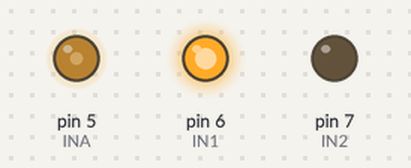
Bench run of a sketch on a simulated Arduino Uno, built with avr-gcc and run on an emulated ATmega328P. On the bench: output pins drawn as LEDs (lit = HIGH).

Above: at 0.05 s.
At 2.0 s:
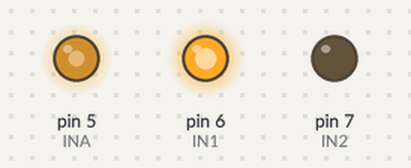
At 3.0 s:
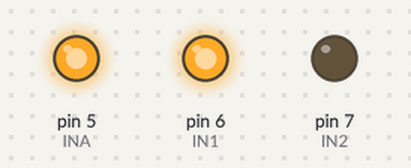
At 4.0 s:
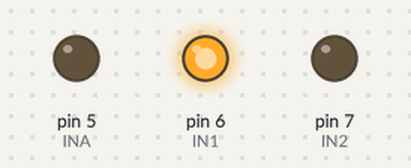
Timing chart, 0 to 4.6 s (numbered marks = the images above):
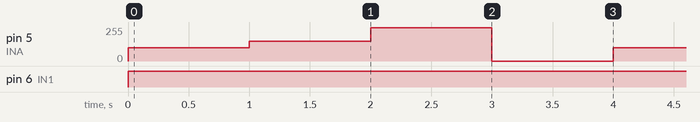

The sketch:

sketch_dec17a.ino
```cpp
int INA = 5;
int IN1 = 6;
int IN2 = 7;

void setup() {
  // put your setup code here, to run once:
  pinMode(INA,OUTPUT);
  pinMode(IN1,OUTPUT);
  pinMode(IN2,OUTPUT);
}

void loop() {
  // put your main code here, to run repeatedly:
  digitalWrite(IN1,HIGH);
  digitalWrite(IN2,LOW);

  analogWrite(INA,100);
  delay(1000);

  analogWrite(INA,150);
  delay(1000);


  analogWrite(INA,250);
  delay(1000);

  analogWrite(INA,0);
  delay(1000);
}
```

Measured:
- by itself, pin 5 (INA): repeats every 4.0 s: 150/255 1.0 s, 250/255 1.0 s, 0/255 1.0 s, 100/255 1.0 s
- by itself, pin 6 (IN1): LOW → HIGH at 0.00 s
